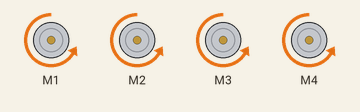
Recording of a sketch running on a simulated Arduino Uno, built with avr-gcc and run on an emulated ATmega328P. Shown: 4 × DC motor (green arrow = forward, orange = backward, longer = faster). What the sketch prints to the serial monitor is not drawn.

Above: at 0.1 s.
Timing chart, 0 to 1.6 s (numbered marks = the images above):
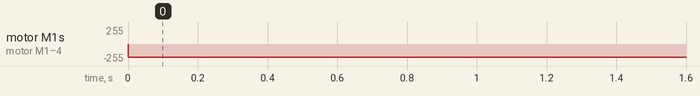

The sketch:

MotorTest.ino
```cpp
// (licence header left out)
#include <AFMotor.h>

//M1==>Vert==>1

AF_DCMotor mVert(1);
AF_DCMotor mRouge(2);
AF_DCMotor mBleu(4);
AF_DCMotor mJaune(3);

void testMotor( AF_DCMotor *motor )
{
  Serial.print("tick");
  motor->run(FORWARD);
  delay(1000);
  Serial.print("toc");
  motor->run(BACKWARD);
  delay(1000);
  Serial.print("tech");
  motor->run(RELEASE);
  delay(1000);
}

void setup() {
  Serial.begin(9600);           // set up Serial library at 9600 bps
  Serial.println("Motor test!");

  // turn on motor
  mVert.setSpeed(200);
  mVert.run(RELEASE);

  // turn on motor
  mRouge.setSpeed(200);
  mRouge.run(RELEASE);

   mJaune.setSpeed(200);
  mJaune.run(RELEASE);

   mBleu.setSpeed(200);
  mBleu.run(RELEASE);
}
void roule(uint8_t sp,int d)
{
    mBleu.setSpeed(sp);
  mRouge.setSpeed(sp);
  mVert.setSpeed(sp);
  mJaune.setSpeed(sp);

mVert.run(d);
mRouge.run(d);
mBleu.run(d);
mJaune.run(d);
 }
void enAvant(uint8_t sp )
{
  roule( sp, FORWARD);
}

void enArriere(uint8_t sp )
{
  roule( sp, BACKWARD);
}


void loop() {
  uint8_t i;

/*Serial.print("moteur vert avant");
testMotor(&mVert);
  Serial.print("moteur rouge arrière");
 testMotor(&mRouge); */
/*  Serial.print("moteur bleu avant");
 testMotor(&mBleu);
   Serial.print("moteur Jaune Arriere");
 testMotor(&mJaune);
 */
 enArriere(200);
}
```

Measured:
- by itself, motor M1–4: stopped → backward 200/255 at 0.00 s
